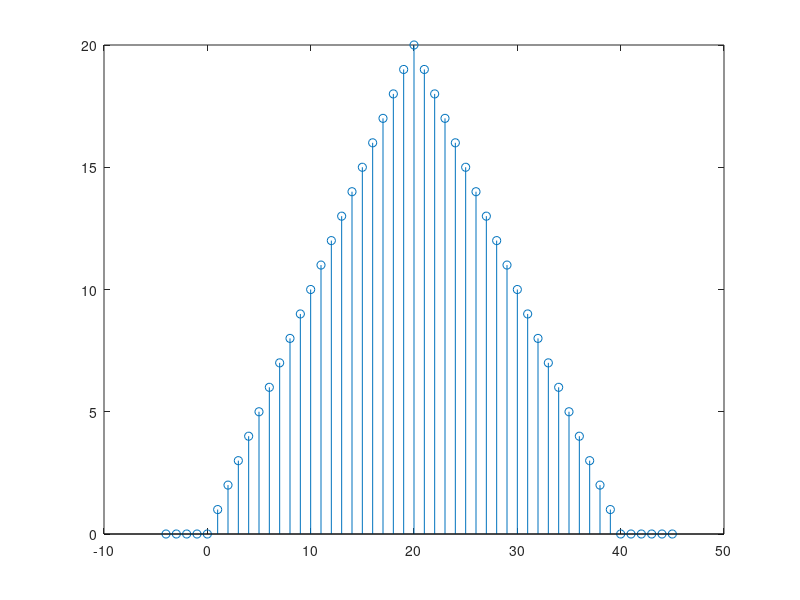
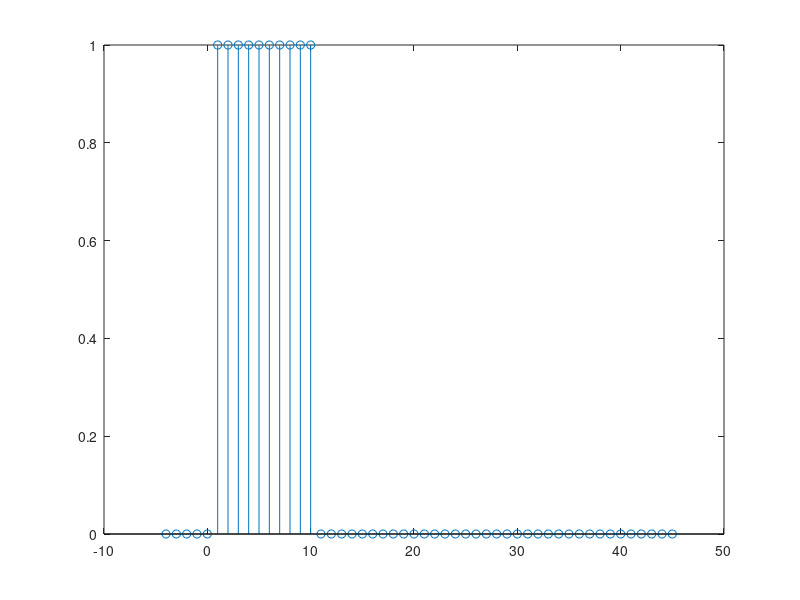
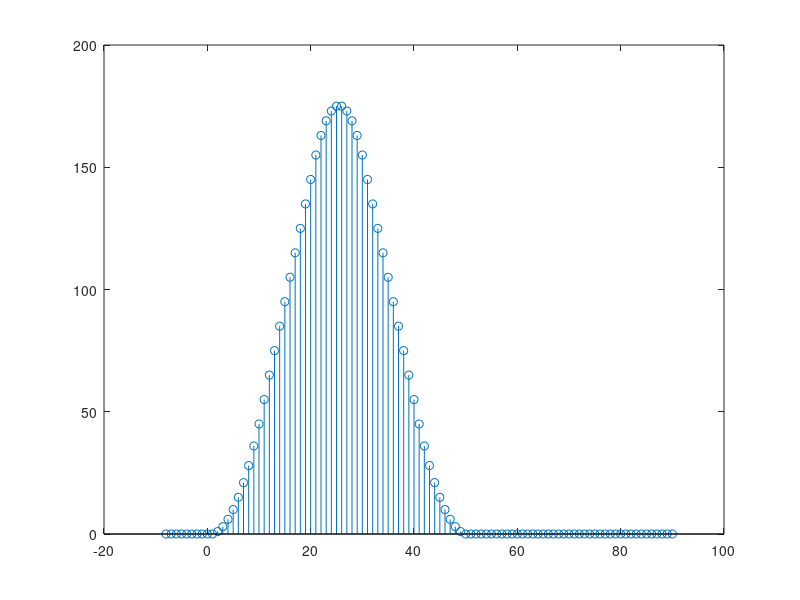
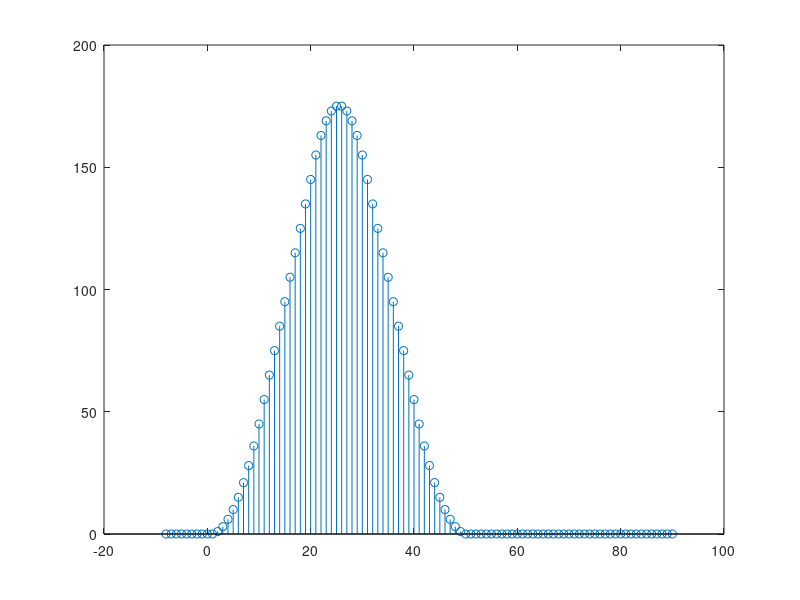

Source code (MATLAB) for these figures, in order:

% (a)
max = 50;
min = 1;
x_ans_a = min : max;
computex1 = @(x) ((x >= 1) .* x) + ((x >= 21) .* (40 - 2 * x)) + ((x >= 40) .* (x - 40));
computex2 = @(x) (x >= 1) - (x >= 11);
x1 = zeros(1,max);   %recording the value of x1[i-5] or the undefined behavior may occur
x2 = zeros(1,max);
for i = min:max  
    x1(i) = computex1(i-5);
    x2(i) = computex2(i-5);
end
figure
stem(x_ans_a-5, x1(x_ans_a))
figure
stem(x_ans_a-5, x2(x_ans_a))



% (b)
x_ans_b = min : (max*2-1);
ans_b = conv(x1, x2);
figure
stem(x_ans_b-9, ans_b(x_ans_b))



% (c)
x_ans_c = min : (max*2-1);
ans_c = zeros(1,max*2-1);
for i = 2 : (max*2-1)
    head = 1;
    tail = i;
    if i > max
        head = i - max;
        tail = max;
    end
    for j = head : tail-1
        ans_c(i-1) = ans_c(i-1) + x1(j) * x2(i-j);
    end
end
figure
stem(x_ans_c-9, ans_c(x_ans_c))



% (d)
% all codes in problem (d) are approximately same as the above

% (d)-(a)
max = 20;
min = 1;
x_ans_da = min : max;
computexd1 = @(x) ((x >= 1) * (x <= 3) * (3^x));
computexd2 = @(x) ((x >= 1) * (x <= 5) * (2^x));
xd1 = zeros(1,max);   % recording the value of xd1[i-5] or the undefined behavior may occur
xd2 = zeros(1,max);
for i = min:max  
    xd1(i) = computexd1(i-5);
    xd2(i) = computexd2(i-5);
end
figure
stem(x_ans_da-5, xd1(x_ans_da))
figure
stem(x_ans_da-5, xd2(x_ans_da))



% (d)-(b)
x_ans_db = min : (max*2-1);
ans_db = conv(xd1, xd2);
figure
stem(x_ans_db-9, ans_db(x_ans_db))



% (d)-(c)
x_ans_dc = min : (max*2-1);
ans_dc = zeros(1,max*2-1);
for i = 2 : (max*2-1)
    head = 1;
    tail = i;
    if i > max
        head = i - max;
        tail = max;
    end
    for j = head : tail-1
        ans_dc(i-1) = ans_dc(i-1) + xd1(j) * xd2(i-j);
    end
end
figure
stem(x_ans_dc-9, ans_dc(x_ans_dc))
